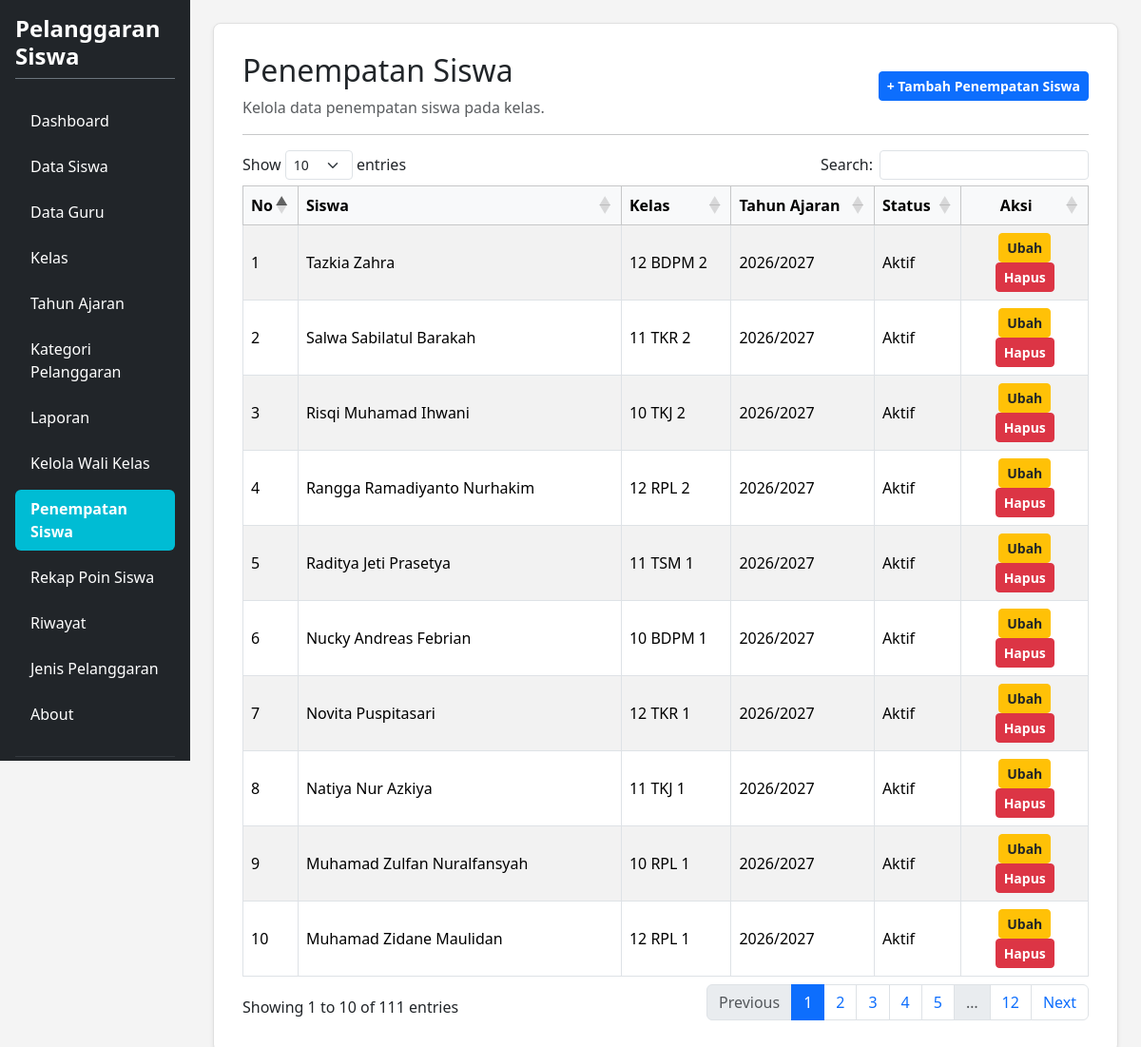
Screenshot of /penempatan_siswa.php (signed in) with the database file from the repository.
### tables this page shows
CREATE TABLE `t_kelas_siswa` (
  `id` int(11) NOT NULL,
  `siswa_id` int(11) NOT NULL,
  `tahun_ajaran_id` int(11) NOT NULL,
  `kelas_id` int(11) NOT NULL,
  `tanggal_mulai` date NOT NULL,
  `tanggal_selesai` date NOT NULL,
  `status_aktif` tinyint(1) NOT NULL,
  `created_at` timestamp NOT NULL DEFAULT current_timestamp(),
  `updated_at` timestamp NOT NULL DEFAULT current_timestamp()
);

CREATE TABLE `t_siswa` (
  `id` int(11) NOT NULL,
  `nis` varchar(30) NOT NULL,
  `nisn` varchar(20) NOT NULL,
  `nama` varchar(150) NOT NULL,
  `jenis_kelamin` char(1) NOT NULL,
  `tanggal_lahir` date NOT NULL,
  `alamat` text NOT NULL,
  `status_aktif` tinyint(1) NOT NULL,
  `created_at` timestamp NOT NULL DEFAULT current_timestamp(),
  `updated_at` timestamp NOT NULL DEFAULT current_timestamp()
);

CREATE TABLE `t_kelas` (
  `id` int(11) NOT NULL,
  `nama` varchar(100) NOT NULL,
  `tingkat` varchar(20) NOT NULL,
  `jurusan` varchar(100) NOT NULL,
  `status_aktif` tinyint(1) NOT NULL,
  `created_at` timestamp NULL DEFAULT current_timestamp(),
  `updated_at` timestamp NULL DEFAULT current_timestamp()
);

CREATE TABLE `t_tahun_ajaran` (
  `id` int(11) NOT NULL,
  `nama` varchar(20) NOT NULL,
  `tanggal_mulai` date NOT NULL,
  `tanggal_selesai` date NOT NULL,
  `status_aktif` tinyint(1) NOT NULL,
  `created_at` timestamp NULL DEFAULT current_timestamp(),
  `updated_at` timestamp NULL DEFAULT current_timestamp()
);

### penempatan_siswa.php (the view, shortened to what this page needs)
<?php
require_once 'config.php';
$title = 'Penempatan Siswa';
$db_pdo = $pdo ?? ($conn instanceof PDO ? $conn : null);
?>
<!DOCTYPE html>
<html lang="id">
<head>
    <link href="https://cdn.jsdelivr.net/npm/bootstrap@5.3.8/dist/css/bootstrap.min.css" rel="stylesheet">
    <link href="https://cdn.datatables.net/1.13.8/css/dataTables.bootstrap5.min.css" rel="stylesheet">
</head>
<body>
<div class="container-fluid d-flex p-0" style="min-height: 100vh;">
    <div class="row flex-grow-1 g-0 w-100">
        <?php include "layout/sidebar.php"; ?>
        <main class="col-md-9 col-lg-10 p-4">
            <div class="content-card shadow-sm">
                <div class="d-flex justify-content-between align-items-center mb-3">
                    <div>
                        <h2><?= htmlspecialchars($title) ?></h2>
                        <p class="text-muted mb-0">Kelola data penempatan siswa pada kelas.</p>
                    </div>
                    <a href="tambah_penempatan_siswa.php" class="btn btn-primary btn-sm fw-semibold">+ Tambah Penempatan Siswa</a>
                </div>
                <hr>
                <div class="table-responsive">
                    <table id="tablePenempatanSiswa" class="table table-bordered table-striped align-middle w-100">
                        <thead class="table-light">
                            <tr>
                                <th width="5%">No</th>
                                <th>Siswa</th>
                                <th>Kelas</th>
                                <th>Tahun Ajaran</th>
                                <th>Status</th>
                                <th width="15%" class="text-center">Aksi</th>
                            </tr>
                        </thead>
                        <tbody>
                            <?php
                            if ($db_pdo) {
                                try {
                                    $sql = "SELECT ks.id, s.nama, k.nama AS kelas, ta.nama AS tahun, ks.status_aktif
                                            FROM t_kelas_siswa ks
                                            JOIN t_siswa s ON s.id = ks.siswa_id
                                            JOIN t_kelas k ON k.id = ks.kelas_id
                                            JOIN t_tahun_ajaran ta ON ta.id = ks.tahun_ajaran_id
                                            ORDER BY ks.id DESC";
                                    $rows = $db_pdo->query($sql)->fetchAll(PDO::FETCH_ASSOC);
                                    if (count($rows) > 0) {
                                        foreach ($rows as $i => $r) {
                                            ?>
                                            <tr>
                                                <td><?= $i + 1 ?></td>
                                                <td><?= htmlspecialchars($r['nama']) ?></td>
                                                <td><?= htmlspecialchars($r['kelas']) ?></td>
                                                <td><?= htmlspecialchars($r['tahun']) ?></td>
                                                <td><?= $r['status_aktif'] ? 'Aktif' : 'Tidak Aktif' ?></td>
                                                <td class="text-center">
                                                    <a href="edit_penempatan_siswa.php?id=<?= $r['id'] ?>" class="btn btn-warning btn-sm text-dark px-2 fw-semibold">Ubah</a>
                                                    <a href="hapus_penempatan_siswa.php?id=<?= $r['id'] ?>" class="btn btn-danger btn-sm text-white px-2 fw-semibold" onclick="return confirm('Yakin ingin menghapus data ini?')">Hapus</a>
                                                </td>
                                            </tr>
                                            <?php
                                        }
                                    } else {
                                        echo '<tr><td colspan="6" class="text-center text-muted py-4">Belum ada data penempatan siswa.</td></tr>';
                                    }
                                } catch (Exception $e) {
                                    echo '<tr><td colspan="6" class="text-center text-danger py-4">Error memuat data: ' . htmlspecialchars($e->getMessage()) . '</td></tr>';
                                }
                            } else {
                                echo '<tr><td colspan="6" class="text-center text-danger py-4">Koneksi database belum terhubung dengan benar.</td></tr>';
                            }
                            ?>
                        </tbody>
                    </table>
                </div>
            </div>
        </main>
    </div>
</div>
</body>
</html>

### penempatan_siswa.php (style rules this page uses)
body { background-color: #f4f4f4; overflow-x: hidden; margin: 0; }
.content-card { background-color: #ffffff; border: 1px solid #e0e0e0; border-radius: 8px; padding: 30px; box-shadow: 0 2px 5px rgba(0,0,0,0.05); }

### rows the page displays
t_kelas_siswa: siswa.nama "Tazkia Zahra", kelas.nama "12 BDPM 2", tahun_ajaran.nama "2026/2027", status_aktif "Aktif"
t_kelas_siswa: siswa.nama "Salwa Sabilatul Barakah", kelas.nama "11 TKR 2", tahun_ajaran.nama "2026/2027", status_aktif "Aktif"
t_kelas_siswa: siswa.nama "Risqi Muhamad Ihwani", kelas.nama "10 TKJ 2", tahun_ajaran.nama "2026/2027", status_aktif "Aktif"
t_kelas_siswa: siswa.nama "Rangga Ramadiyanto Nurhakim", kelas.nama "12 RPL 2", tahun_ajaran.nama "2026/2027", status_aktif "Aktif"
t_kelas_siswa: siswa.nama "Raditya Jeti Prasetya", kelas.nama "11 TSM 1", tahun_ajaran.nama "2026/2027", status_aktif "Aktif"
t_kelas_siswa: siswa.nama "Nucky Andreas Febrian", kelas.nama "10 BDPM 1", tahun_ajaran.nama "2026/2027", status_aktif "Aktif"
t_kelas_siswa: siswa.nama "Novita Puspitasari", kelas.nama "12 TKR 1", tahun_ajaran.nama "2026/2027", status_aktif "Aktif"
t_kelas_siswa: siswa.nama "Natiya Nur Azkiya", kelas.nama "11 TKJ 1", tahun_ajaran.nama "2026/2027", status_aktif "Aktif"
t_kelas_siswa: siswa.nama "Muhamad Zulfan Nuralfansyah", kelas.nama "10 RPL 1", tahun_ajaran.nama "2026/2027", status_aktif "Aktif"
t_kelas_siswa: siswa.nama "Muhamad Zidane Maulidan", kelas.nama "12 RPL 1", tahun_ajaran.nama "2026/2027", status_aktif "Aktif"

### other values shown
$title "Penempatan Siswa"
